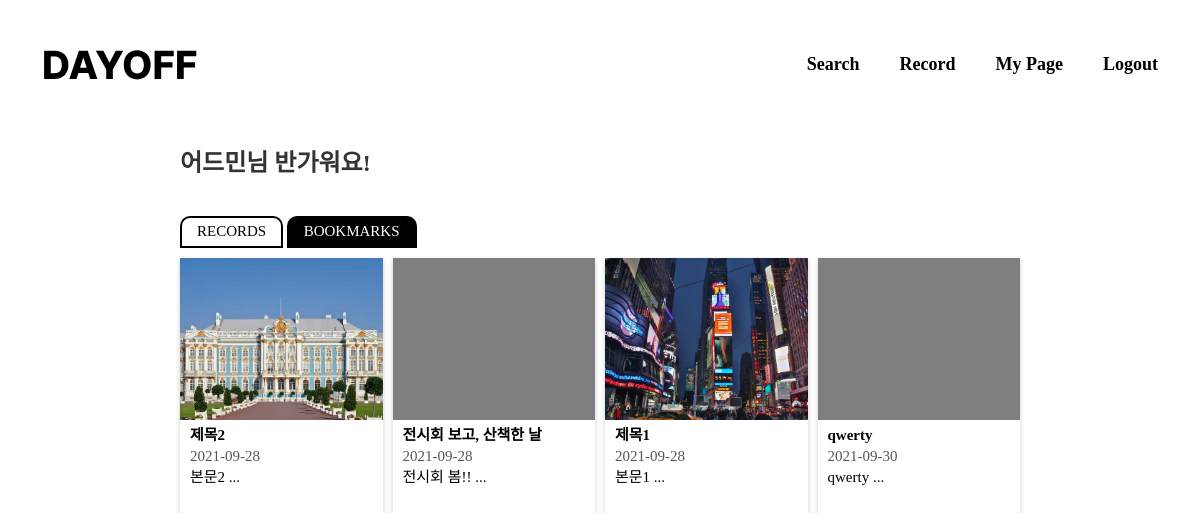
The app's page /mypageBookmark (signed in) with its own data.
### account/models.py (models this page shows)
class CustomUser(AbstractUser):
    nickname = models.CharField(max_length=30)
    name = models.CharField(max_length=30)

### today/models.py (models this page shows, shortened)
class Post(models.Model):
    author = models.ForeignKey(
        settings.AUTH_USER_MODEL,
        on_delete=models.CASCADE,
    )
    title = models.CharField(max_length=100, blank=True, null=True)
    pub_date = models.DateField('data published', blank=True, null=True)
    hashtag = models.ManyToManyField(Hashtag, blank=True, null=True)
    body = models.TextField(max_length=500, blank=True, null=True)
    image=models.ImageField(upload_to='images/', blank=True, null=True)
    bookmark=models.ManyToManyField(
        settings.AUTH_USER_MODEL,
        blank=True,
        related_name='bookmark'
    )
    def summary(self):
        return self.body[:20]

### account/views.py (the view)
# urls.py: path('mypageBookmark', account.views.mypageBookmark, name="mypageBookmark"),
def mypageBookmark(request):
    logged_in_user = request.user
    logged_in_user_posts = Post.objects.filter(author=request.user)
    logged_in_user_bookmarks=Post.objects.filter(bookmark=request.user)
    return render(request, 'mypageBookmark.html', {'posts': logged_in_user_posts, 'bookmarks':logged_in_user_bookmarks})

### templates/mypageBookmark.html (shortened to what this page needs)
<!DOCTYPE html>
<html lang="en">
  <head>
    <link rel="stylesheet" type="text/css" href="../static/css/common.css" />
    <link rel="stylesheet" type="text/css" href="../static/css/mypage.css" />
    <link
      rel="stylesheet"
      href="https://maxcdn.bootstrapcdn.com/bootstrap/3.3.2/css/bootstrap.min.css"
    />
  </head>
  <body>
    {% include 'header.html' %}
    <div class="contents">
      <h3 class="sub-title">{{user.nickname}}님 반가워요!</h3>
      <div class="button-wrapper">
        <a href="{% url 'mypage' %}"
          ><button class="disabled-button">RECORDS</button></a
        >
        <a href="{% url 'mypageBookmark' %}"
          ><button class="active-button">BOOKMARKS</button></a
        >
      </div>
      <div class="post-list">
        {% for bookmark in bookmarks.all %}
        <div class="post-wrapper">
          <a
            href="{% url 'postDetail' bookmark.id %}"
            class="linktag"
            style="text-decoration: none; color: black"
          >
            <div class="post-image-background">
              {% if bookmark.image %}
              <img class="post-image" src="{{ bookmark.image.url }}" />
              {% endif %}
            </div>
            <div class="post-text">
              <div class="post-title">{{bookmark.title}}</div>
              <div class="post-pub-date" style="color: #575757">
                {{bookmark.pub_date|date:"Y-m-d"}}
              </div>
              <div class="post-body">{{bookmark.summary}} ...</div>
            </div>
          </a>
        </div>
        {% endfor %}
      </div>
    </div>
  </body>
</html>

### static/css/common.css (style rules this page uses)
* { font-family: Pretendard; }
a { text-decoration: none; }
.contents { padding: 0 15%; margin-bottom: 10%; }

### static/css/mypage.css (style rules this page uses)
.sub-title { font-weight: 600; }
.post-image-background { background-color: rgba(0, 0, 0, 0.5); width: 100; height: 60%; }
.post-image { width: 100%; height: 100%; object-fit: cover; }
.post-list { display: grid; grid-template-columns: 1fr 1fr 1fr 1fr; gap: 10px; }
.post-wrapper { box-shadow: 0 2px 5px rgba(0, 0, 0, 0.2); height: 270px; position: relative; top: 0px; transition: 0.2s; }
.post-text { padding: 5px 10px; font-size: 15px; }
.post-title { font-weight: 600; }
.disabled-button { font-size: 15px; font-weight: 500; border-style: solid; border-color: black; background-color: white; color: black; padding: 3px 15px; border-radius: 10px 10px 0px 0px; }
.active-button { font-size: 15px; font-weight: 500; border-style: solid; border-color: black; color: white; background-color: black; padding: 3px 15px; border-radius: 10px 10px 0px 0px; }
.button-wrapper { margin-bottom: 10px; margin-top: 40px; }

### records on screen
CustomUser: nickname "어드민"
Post: image (picture), title "제목2", pub_date "2021-09-28", summary "본문2"
Post: title "전시회 보고, 산책한 날", pub_date "2021-09-28", summary "전시회 봄!!"
Post: image (picture), title "제목1", pub_date "2021-09-28", summary "본문1"
Post: title "qwerty", pub_date "2021-09-30", summary "qwerty"
